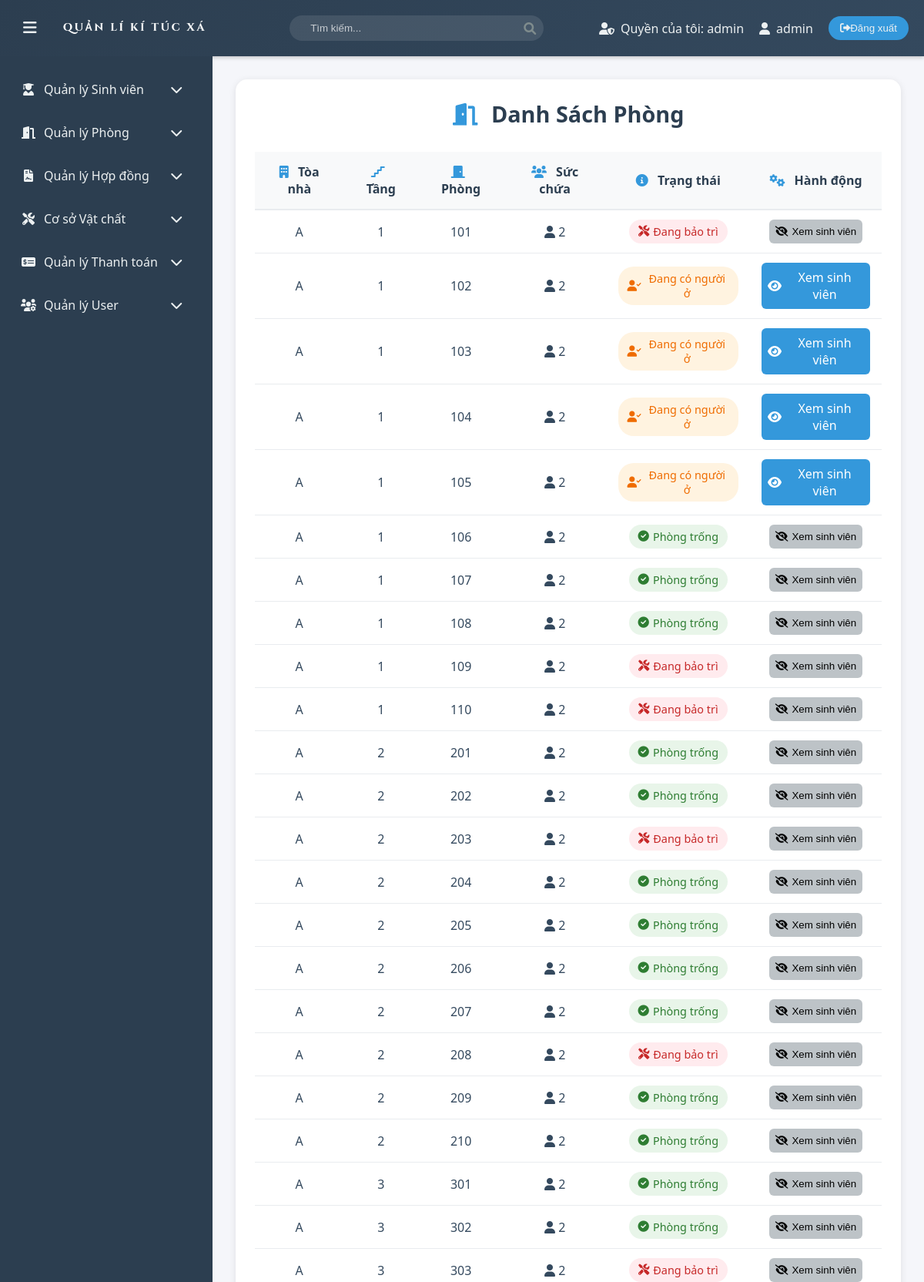
The app's page /php/admin/rooms_list.php (signed in, upper part) with its own data.
### tables this page shows
CREATE TABLE IF NOT EXISTS Rooms (
    room_id INT AUTO_INCREMENT PRIMARY KEY,
    room_code VARCHAR(50) UNIQUE NOT NULL,
    building VARCHAR(1) NOT NULL,
    floor INT NOT NULL,
    room_number VARCHAR(10) NOT NULL,
    capacity ENUM('2', '4', '8') NOT NULL,
    status ENUM('available', 'occupied', 'maintenance') DEFAULT 'available',
    price DECIMAL(10,2) NOT NULL
);

### php/admin/rooms_list.php (the view, shortened to what this page needs)
<?php
include '../config/db_connect.php';
$sql_rooms = "SELECT * FROM Rooms ORDER BY building, floor, room_number";
$result_rooms = $conn->query($sql_rooms);
?>
<!DOCTYPE html>
<html lang="vi">
<head>
    <link rel="stylesheet" href="../../assets/css/main.css">
    <link rel="stylesheet" href="../../assets/css/rooms.css">
    <link rel="stylesheet" href="https://cdnjs.cloudflare.com/ajax/libs/font-awesome/6.0.0/css/all.min.css">
</head>
<body>
    <?php include 'layout/header.php'; ?>
    <div class="container">
        <?php include 'layout/menu.php'; ?>
        <main class="content">
            <div class="rooms-list-container">
                <div class="page-header">
                    <h2><i class="fas fa-door-open"></i> Danh Sách Phòng</h2>
                </div>
                <div class="table-responsive">
                    <table class="rooms-table">
                        <thead>
                            <tr>
                                <th><i class="fas fa-building"></i> Tòa nhà</th>
                                <th><i class="fas fa-stairs"></i> Tầng</th>
                                <th><i class="fas fa-door-closed"></i> Phòng</th>
                                <th><i class="fas fa-users"></i> Sức chứa</th>
                                <th><i class="fas fa-info-circle"></i> Trạng thái</th>
                                <th><i class="fas fa-cogs"></i> Hành động</th>
                            </tr>
                        </thead>
                        <tbody>
                            <?php while ($room = $result_rooms->fetch_assoc()): ?>
                            <tr>
                                <td><?php echo htmlspecialchars($room['building']); ?></td>
                                <td><?php echo htmlspecialchars($room['floor']); ?></td>
                                <td><?php echo htmlspecialchars($room['room_number']); ?></td>
                                <td>
                                    <div class="capacity-badge">
                                        <i class="fas fa-user"></i>
                                        <?php echo htmlspecialchars($room['capacity']); ?>
                                    </div>
                                </td>
                                <td>
                                    <span class="status-badge <?php echo $room['status']; ?>">
                                        <?php
                                        switch ($room['status']) {
                                            case 'occupied':
                                                echo '<i class="fas fa-user-check"></i> Đang có người ở';
                                                break;
                                            case 'available':
                                                echo '<i class="fas fa-check-circle"></i> Phòng trống';
                                                break;
                                            case 'maintenance':
                                                echo '<i class="fas fa-tools"></i> Đang bảo trì';
                                                break;
                                        }
                                        ?>
                                    </span>
                                </td>
                                <td class="action-buttons">
                                    <?php if ($room['status'] == 'occupied'): ?>
                                        <a href="view_room_students.php?room_id=<?php echo $room['room_id']; ?>"
                                           class="action-btn view-btn">
                                            <i class="fas fa-eye"></i>
                                            <span>Xem sinh viên</span>
                                        </a>
                                    <?php else: ?>
                                        <button class="action-btn disabled-btn">
                                            <i class="fas fa-eye-slash"></i>
                                            <span>Xem sinh viên</span>
                                        </button>
                                    <?php endif; ?>
                                </td>
                            </tr>
                            <?php endwhile; ?>
                        </tbody>
                    </table>
                </div>
            </div>
        </main>
    </div>
</body>
</html>

### assets/css/main.css (style rules this page uses)
:root { --primary-color: #2c3e50; --secondary-color: #34495e; --accent-color: #3498db; --text-color: #ecf0f1; --hover-color: #2980b9; --transition-speed: 0.3s; }
body { font-family: 'Segoe UI', Tahoma, Geneva, Verdana, sans-serif; margin: 0; padding: 0; background-color: #f5f6fa; }
.container { display: flex; min-height: calc(100vh - 70px); }
.content { flex-grow: 1; padding: 30px; transition: var(--transition-speed); }

### assets/css/rooms.css (style rules this page uses)
a { text-decoration: none; }
.rooms-list-container, .room-students-container { background: #ffffff; border-radius: 15px; padding: 25px; box-shadow: 0 2px 10px rgba(0, 0, 0, 0.1); }
.page-header { display: flex; justify-content: space-between; align-items: center; margin-bottom: 30px; flex-wrap: wrap; gap: 20px; }
.page-header h2 { color: #2c3e50; font-size: 1.8em; margin: 0 auto; }
.page-header h2 i { color: #3498db; margin-right: 10px; }
.table-responsive { overflow-x: auto; margin: 20px 0; }
.rooms-table, .students-table { width: 100%; border-collapse: separate; border-spacing: 0; background: #fff; }
.rooms-table th, .students-table th { background: #f8f9fa; color: #2c3e50; font-weight: 600; padding: 15px; text-align: center; border-bottom: 2px solid #e9ecef; }
.rooms-table td, .students-table td { padding: 12px 15px; border-bottom: 1px solid #e9ecef; color: #34495e; text-align: center; }
.rooms-table th i, .students-table th i { margin-right: 8px; color: #3498db; }
.status-badge { padding: 6px 12px; border-radius: 20px; font-size: 0.9em; display: inline-flex; align-items: center; gap: 5px; }
.status-badge.available { background: #e8f5e9; color: #2e7d32; }
.status-badge.occupied { background: #fff3e0; color: #ef6c00; }
.status-badge.maintenance { background: #ffebee; color: #c62828; }
.action-buttons { display: flex; gap: 8px; justify-content: center; }
.action-btn { padding: 8px; border: none; border-radius: 6px; cursor: pointer; display: flex; align-items: center; gap: 5px; transition: all 0.3s ease; }
.action-btn.view-btn { background: #3498db; color: white; }
.action-btn.disabled-btn { background: #bdc3c7; cursor: not-allowed; }

### records on screen
rooms: building "A", floor "1", room_number "101", capacity "2", status "maintenance" (drawn)
rooms: building "A", floor "1", room_number "102", capacity "2", status "occupied" (drawn)
rooms: building "A", floor "1", room_number "103", capacity "2", status "occupied" (drawn)
rooms: building "A", floor "1", room_number "104", capacity "2", status "occupied" (drawn)
rooms: building "A", floor "1", room_number "105", capacity "2", status "occupied" (drawn)
rooms: building "A", floor "1", room_number "106", capacity "2", status "available" (drawn)
rooms: building "A", floor "1", room_number "107", capacity "2", status "available" (drawn)
rooms: building "A", floor "1", room_number "108", capacity "2", status "available" (drawn)
rooms: building "A", floor "1", room_number "109", capacity "2", status "maintenance" (drawn)
rooms: building "A", floor "1", room_number "110", capacity "2", status "maintenance" (drawn)
rooms: building "A", floor "2", room_number "201", capacity "2", status "available" (drawn)
rooms: building "A", floor "2", room_number "202", capacity "2", status "available" (drawn)
rooms: building "A", floor "2", room_number "203", capacity "2", status "maintenance" (drawn)
rooms: building "A", floor "2", room_number "204", capacity "2", status "available" (drawn)
rooms: building "A", floor "2", room_number "205", capacity "2", status "available" (drawn)
rooms: building "A", floor "2", room_number "206", capacity "2", status "available" (drawn)
rooms: building "A", floor "2", room_number "207", capacity "2", status "available" (drawn)
rooms: building "A", floor "2", room_number "208", capacity "2", status "maintenance" (drawn)
rooms: building "A", floor "2", room_number "209", capacity "2", status "available" (drawn)
rooms: building "A", floor "2", room_number "210", capacity "2", status "available" (drawn)
rooms: building "A", floor "3", room_number "301", capacity "2", status "available" (drawn)
rooms: building "A", floor "3", room_number "302", capacity "2", status "available" (drawn)
rooms: building "A", floor "3", room_number "303", capacity "2", status "maintenance" (drawn)

### other values on screen
$role "admin"
$username "admin"
